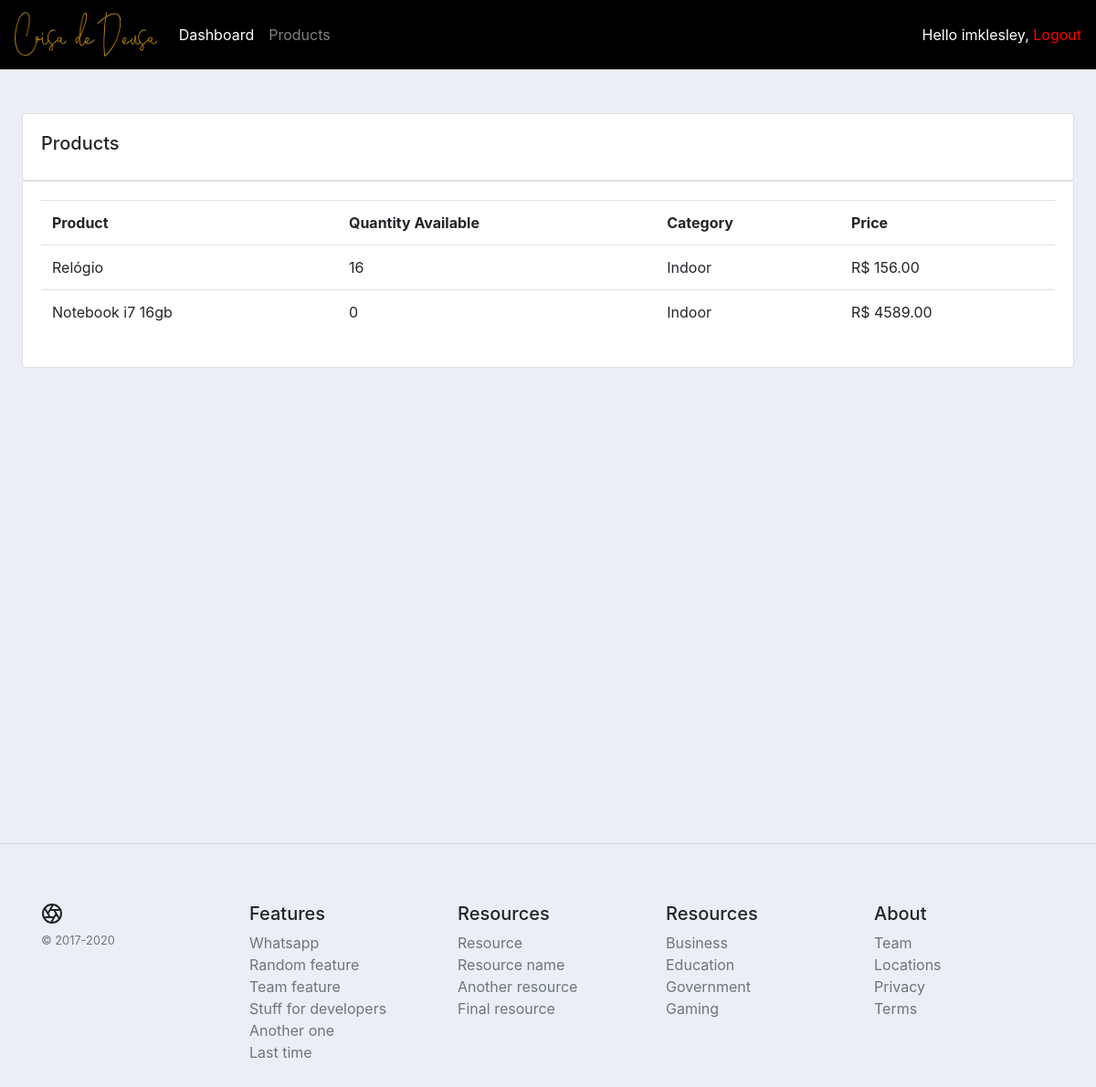
The page /products/ (signed in) on the database as committed earlier.
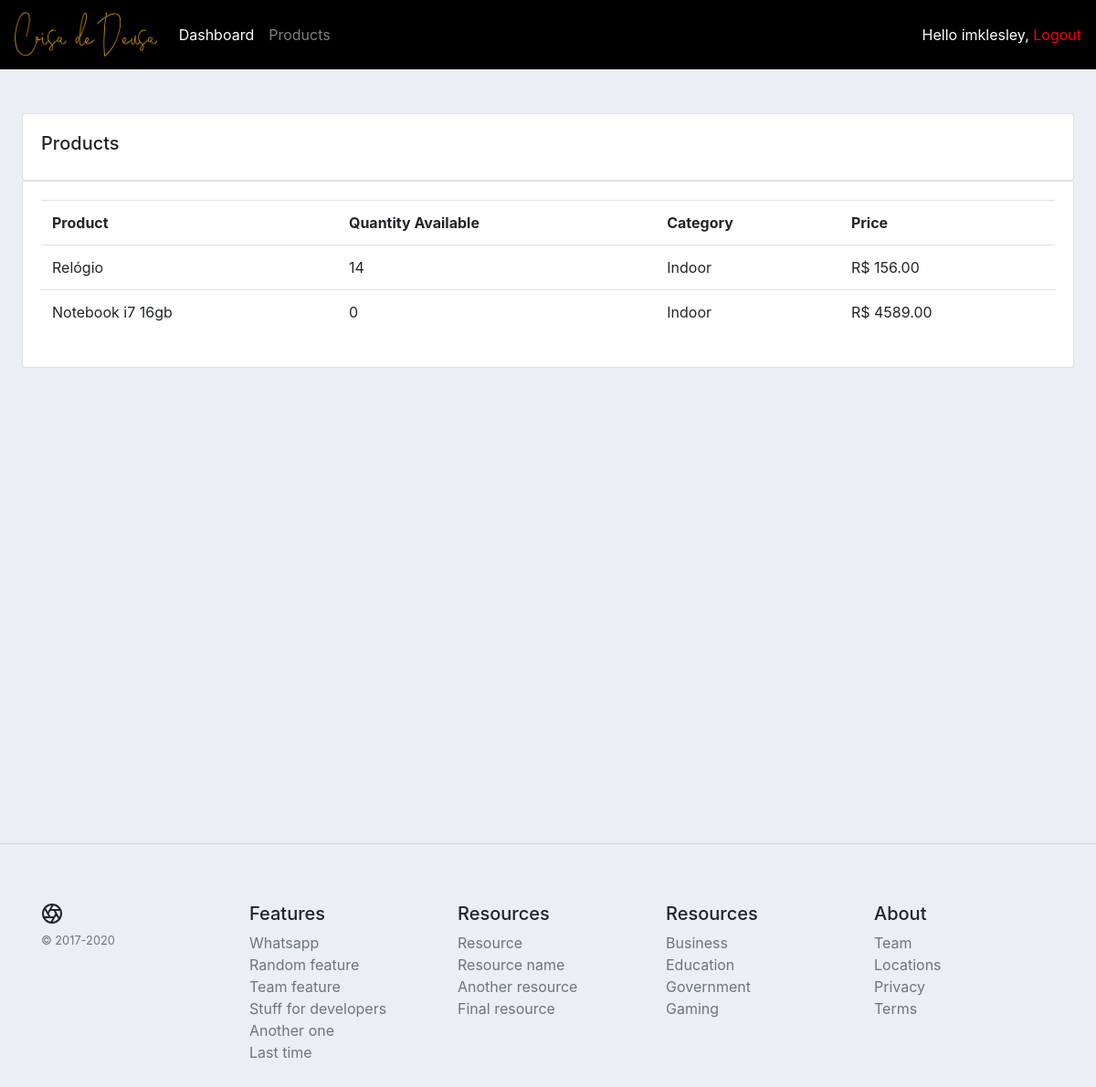
The same page on the database as committed later.
### accounts/models.py (models this page shows, shortened)
class Product(models.Model):
    CATEGORY = [('Indoor', 'Indoor'), ('Out door', 'Out door')]
    name = models.CharField(max_length=255, null=True)
    price = models.DecimalField(max_digits=7, decimal_places=2)
    category = models.CharField(max_length=200, choices=CATEGORY)
    description = models.TextField(help_text='Sua descrição vem aqui', blank=True)
    quantity_available = models.PositiveIntegerField(default=0, )
    date_created = models.DateTimeField(auto_now_add=True)
    tags = models.ManyToManyField(Tag)

### accounts/decorators.py (the view)
        def wrapper_func(request, *args, **kwargs):
            group = None
            if request.user.groups.exists():
                group = request.user.groups.all()[0].name
                if group in allowed_roles:
                    return view(request, *args, **kwargs)
                else:
                    return HttpResponse('You are not authorized to acess this!!')

### accounts/views.py (called while the page is built)
@login_required(login_url='login_page')
@allowed_users(allowed_roles=['admin'])
def products(request):
    context = {}
    all_products = Product.objects.order_by('price')
    context['products'] = all_products
    return render(request, 'accounts/products.html', context)

### accounts/templates/accounts/products.html (shortened to what this page needs)
{% extends 'base.html' %}
{% block content %}
    <br>
    <div class="row">
        <div class="col-md">
            <div class="card card-body">
                <h5>Products</h5>
            </div>
            <div class="card card-body">
                <table class="table">
                    <tr>
                        <th>Product</th>
                        <th>Quantity Available</th>
                        <th>Category</th>
                        <th>Price</th>
                    </tr>
                    {% for product in products %}
                        <tr>
                            <td>
                                {{ product.name }}
                            </td>
                            <td>
                                {{ product.quantity_available }}
                            </td>
                            <td>
                                {{ product.category }}
                            </td>
                            <td>
                                R$ {{ product.price }}
                            </td>
                        </tr>
                    {% endfor %}
                </table>
            </div>
        </div>
    </div>
{% endblock content %}

Rows that differ between the two databases and show on the page:
changed Product "Relógio": quantity_available "16" → "14"
